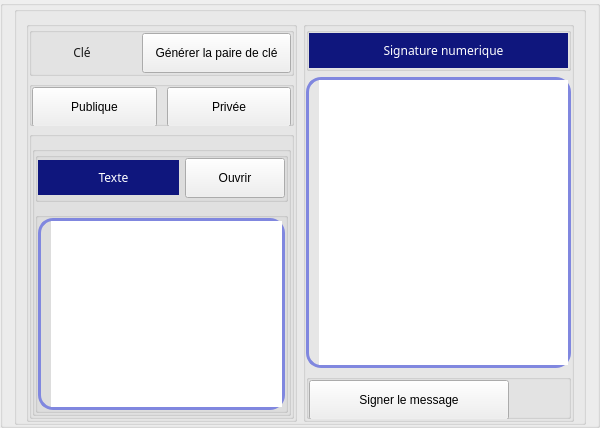
                 <widget class="QGroupBox" name="groupBox_6">
                  <property name="title">
                   <string/>
                  </property>
                  <layout class="QGridLayout" name="gridLayout_7">
                   <property name="topMargin">
                    <number>0</number>
                   </property>
                   <property name="bottomMargin">
                    <number>0</number>
                   </property>
                   <item row="0" column="0">
                    <layout class="QVBoxLayout" name="verticalLayout_6">
                     <item>
                      <widget class="QGroupBox" name="groupBox_8">
                       <property name="title">
                        <string/>
                       </property>
                       <layout class="QGridLayout" name="gridLayout_9">
                        <property name="bottomMargin">
                         <number>0</number>
                        </property>
                        <item row="0" column="0">
                         <layout class="QHBoxLayout" name="horizontalLayout_emission" stretch="1,1">
                          <item>
                           <widget class="QGroupBox" name="groupBox_11">
                            <property name="title">
                             <string/>
                            </property>
                            <layout class="QGridLayout" name="gridLayout_10">
                             <property name="leftMargin">
                              <number>0</number>
                             </property>
                             <property name="topMargin">
                              <number>0</number>
                             </property>
                             <property name="rightMargin">
                              <number>0</number>
                             </property>
                             <property name="bottomMargin">
                              <number>0</number>
                             </property>
                             <item row="0" column="0">
                              <layout class="QVBoxLayout" name="verticalLayout_7">
                               <property name="spacing">
                                <number>5</number>
                               </property>
                               <item>
                                <widget class="QGroupBox" name="groupBox_13">
                                 <property name="maximumSize">
                                  <size>
                                   <width>16777215</width>
                                   <height>60</height>
                                  </size>
                                 </property>
                                 <property name="title">
                                  <string/>
                                 </property>
                                 <layout class="QGridLayout" name="gridLayout_11">
                                  <property name="leftMargin">
                                   <number>0</number>
                                  </property>
                                  <property name="topMargin">
                                   <number>0</number>
                                  </property>
                                  <property name="rightMargin">
                                   <number>0</number>
                                  </property>
                                  <property name="bottomMargin">
                                   <number>0</number>
                                  </property>
                                  <item row="0" column="0">
                                   <layout class="QHBoxLayout" name="horizontalLayout_4">
                                    <property name="spacing">
                                     <number>10</number>
                                    </property>
                                    <item>
                                     <widget class="QLabel" name="label_5">
                                      <property name="minimumSize">
                                       <size>
                                        <width>100</width>
                                        <height>35</height>
                                       </size>
                                      </property>
                                      <property name="maximumSize">
                                       <size>
                                        <width>100</width>
                                        <height>35</height>
                                       </size>
                                      </property>
                                      <property name="styleSheet">
                                       <string notr="true">border-width:0px;
font: 12pt &quot;Arial Black&quot;;
font-family:bold;
color: rgba(25, 25, 25,255);





</string>
                                      </property>
                                      <property name="text">
                                       <string>Clé</string>
                                      </property>
                                      <property name="alignment">
                                       <set>Qt::AlignCenter</set>
                                      </property>
                                     </widget>
                                    </item>
                                    <item>
                                     <widget class="QPushButton" name="pushButton_generer_cle">
                                      <property name="minimumSize">
                                       <size>
                                        <width>0</width>
                                        <height>40</height>
                                       </size>
                                      </property>
                                      <property name="maximumSize">
                                       <size>
                                        <width>16777215</width>
                                        <height>40</height>
                                       </size>
                                      </property>
                                      <property name="text">
                                       <string>Générer la paire de clé</string>
                                      </property>
                                     </widget>
                                    </item>
                                   </layout>
                                  </item>
                                 </layout>
                                </widget>
                               </item>
                               <item>
                                <widget class="QGroupBox" name="groupBox_15">
                                 <property name="maximumSize">
                                  <size>
                                   <width>16777215</width>
                                   <height>45</height>
                                  </size>
                                 </property>
                                 <property name="title">
                                  <string/>
                                 </property>
                                 <layout class="QGridLayout" name="gridLayout_12">
                                  <property name="leftMargin">
                                   <number>0</number>
                                  </property>
                                  <property name="topMargin">
                                   <number>0</number>
                                  </property>
                                  <property name="rightMargin">
                                   <number>0</number>
                                  </property>
                                  <property name="bottomMargin">
                                   <number>0</number>
                                  </property>
                                  <item row="0" column="0">
                                   <layout class="QHBoxLayout" name="horizontalLayout_5">
                                    <property name="spacing">
                                     <number>10</number>
                                    </property>
                                    <item>
                                     <widget class="QPushButton" name="pushButton_afficher_cle_publique">
                                      <property name="minimumSize">
                                       <size>
                                        <width>0</width>
                                        <height>40</height>
                                       </size>
                                      </property>
                                      <property name="maximumSize">
                                       <size>
                                        <width>16777215</width>
                                        <height>40</height>
                                       </size>
                                      </property>
                                      <property name="text">
                                       <string>Publique</string>
                                      </property>
                                     </widget>
                                    </item>
                                    <item>
                                     <widget class="QPushButton" name="pushButton_afficher_cle_prive">
                                      <property name="minimumSize">
                                       <size>
                                        <width>0</width>
                                        <height>40</height>
                                       </size>
                                      </property>
                                      <property name="maximumSize">
                                       <size>
                                        <width>16777215</width>
                                        <height>40</height>
                                       </size>
                                      </property>
                                      <property name="text">
                                       <string>Privée</string>
                                      </property>
                                     </widget>
                                    </item>
                                   </layout>
                                  </item>
                                 </layout>
                                </widget>
                               </item>
                               <item>
                                <widget class="QGroupBox" name="groupBox_14">
                                 <property name="title">
                                  <string/>
                                 </property>
                                 <layout class="QGridLayout" name="gridLayout_13">
                                  <property name="leftMargin">
                                   <number>0</number>
                                  </property>
                                  <property name="rightMargin">
                                   <number>0</number>
                                  </property>
                                  <property name="bottomMargin">
                                   <number>0</number>
                                  </property>
                                  <item row="0" column="0">
                                   <layout class="QHBoxLayout" name="horizontalLayout_6">
                                    <property name="spacing">
                                     <number>10</number>
                                    </property>
                                    <item>
                                     <widget class="QGroupBox" name="groupBox_17">
                                      <property name="minimumSize">
                                       <size>
                                        <width>100</width>
                                        <height>0</height>
                                       </size>
                                      </property>
                                      <property name="title">
                                       <string/>
                                      </property>
                                      <layout class="QGridLayout" name="gridLayout_15">
                                       <property name="leftMargin">
                                        <number>0</number>
                                       </property>
                                       <property name="topMargin">
                                        <number>0</number>
                                       </property>
                                       <property name="rightMargin">
                                        <number>0</number>
                                       </property>
                                       <property name="bottomMargin">
                                        <number>0</number>
                                       </property>
                                       <item row="0" column="0">
                                        <layout class="QVBoxLayout" name="verticalLayout_9">
                                         <property name="spacing">
                                          <number>10</number>
                                         </property>
                                         <item>
                                          <widget class="QGroupBox" name="groupBox_19">
                                           <property name="minimumSize">
                                            <size>
                                             <width>0</width>
                                             <height>50</height>
                                            </size>
                                           </property>
                                           <property name="title">
                                            <string/>
                                           </property>
                                           <layout class="QGridLayout" name="gridLayout_18">
                                            <property name="leftMargin">
                                             <number>0</number>
                                            </property>
                                            <property name="topMargin">
                                             <number>0</number>
                                            </property>
                                            <property name="rightMargin">
                                             <number>0</number>
                                            </property>
                                            <property name="bottomMargin">
                                             <number>0</number>
                                            </property>
                                            <item row="0" column="0">
                                             <layout class="QHBoxLayout" name="horizontalLayout_8">
                                              <item>
                                               <widget class="QLabel" name="label_7">
                                                <property name="minimumSize">
                                                 <size>
                                                  <width>0</width>
                                                  <height>35</height>
                                                 </size>
                                                </property>
                                                <property name="maximumSize">
                                                 <size>
                                                  <width>16777215</width>
                                                  <height>35</height>
                                                 </size>
                                                </property>
                                                <property name="styleSheet">
                                                 <string notr="true">border-width:0px;
font: 12pt &quot;Arial Black&quot;;
font-family:bold;
color: rgba(255, 255, 255,255);
padding-left:10px;
background-color: rgba(128, 135, 223,255);

background-color:rgba(15, 22, 125,255);



</string>
                                                </property>
                                                <property name="text">
                                                 <string>Texte</string>
                                                </property>
                                                <property name="alignment">
                                                 <set>Qt::AlignCenter</set>
                                                </property>
                                               </widget>
                                              </item>
                                              <item>
                                               <widget class="QPushButton" name="pushButton_ouvrir_fichier_clair">
                                                <property name="minimumSize">
                                                 <size>
                                                  <width>100</width>
                                                  <height>40</height>
                                                 </size>
                                                </property>
                                                <property name="maximumSize">
                                                 <size>
                                                  <width>100</width>
                                                  <height>40</height>
                                                 </size>
                                                </property>
                                                <property name="styleSheet">
                                                 <string notr="true"/>
                                                </property>
                                                <property name="text">
                                                 <string>Ouvrir</string>
                                                </property>
                                               </widget>
                                              </item>
                                             </layout>
                                            </item>
                                           </layout>
                                          </widget>
                                         </item>
                                         <item>
                                          <widget class="QGroupBox" name="groupBox_entrer_texte">
                                           <property name="minimumSize">
                                            <size>
                                             <width>0</width>
                                             <height>50</height>
                                            </size>
                                           </property>
                                           <property name="title">
                                            <string/>
                                           </property>
                                           <layout class="QGridLayout" name="gridLayout_21">
                                            <property name="leftMargin">
                                             <number>0</number>
                                            </property>
                                            <property name="topMargin">
                                             <number>0</number>
                                            </property>
                                            <property name="rightMargin">
                                             <number>0</number>
                                            </property>
                                            <property name="bottomMargin">
                                             <number>0</number>
                                            </property>
                                            <item row="0" column="0">
                                             <layout class="QHBoxLayout" name="horizontalLayout_10">
                                              <item>
                                               <widget class="QTextEdit" name="textEdit_entrer_texte">
                                                <property name="styleSheet">
                                                 <string notr="true">border-width:0px;
font: 12pt &quot;Arial Black&quot;;
font-family:bold;

padding-left:10px;
color: rgba(25, 25, 25,255);

border-width:3px;
	border-style:solid;
	border-color:rgba(128, 135, 223,255);
	border-radius:15px;



</string>
                                                </property>
                                                <property name="html">
                                                 <string>&lt;!DOCTYPE HTML PUBLIC &quot;-//W3C//DTD HTML 4.0//EN&quot; &quot;http://www.w3.org/TR/REC-html40/strict.dtd&quot;&gt;
&lt;html&gt;&lt;head&gt;&lt;meta name=&quot;qrichtext&quot; content=&quot;1&quot; /&gt;&lt;style type=&quot;text/css&quot;&gt;
p, li { white-space: pre-wrap; }
&lt;/style&gt;&lt;/head&gt;&lt;body style=&quot; font-family:'12'; font-size:12pt; font-weight:400; font-style:normal;&quot;&gt;
&lt;p style=&quot;-qt-paragraph-type:empty; margin-top:0px; margin-bottom:0px; margin-left:0px; margin-right:0px; -qt-block-indent:0; text-indent:0px;&quot;&gt;&lt;br /&gt;&lt;/p&gt;&lt;/body&gt;&lt;/html&gt;</string>
                                                </property>
                                               </widget>
                                              </item>
                                             </layout>
                                            </item>
                                           </layout>
                                          </widget>
                                         </item>
                                        </layout>
                                       </item>
                                      </layout>
                                     </widget>
                                    </item>
                                   </layout>
                                  </item>
                                 </layout>
                                </widget>
                               </item>
                              </layout>
                             </item>
                            </layout>
                           </widget>
                          </item>
                          <item>
                           <widget class="QGroupBox" name="groupBox_12">
                            <property name="minimumSize">
                             <size>
                              <width>0</width>
                              <height>0</height>
                             </size>
                            </property>
                            <property name="title">
                             <string/>
                            </property>
                            <layout class="QGridLayout" name="gridLayout_16">
                             <property name="leftMargin">
                              <number>0</number>
                             </property>
                             <property name="topMargin">
                              <number>0</number>
                             </property>
                             <property name="rightMargin">
                              <number>0</number>
                             </property>
                             <property name="bottomMargin">
                              <number>0</number>
                             </property>
                             <item row="0" column="0">
                              <layout class="QVBoxLayout" name="verticalLayout_10">
                               <item>
                                <widget class="QGroupBox" name="groupBox_16">
                                 <property name="minimumSize">
                                  <size>
                                   <width>0</width>
                                   <height>0</height>
                                  </size>
                                 </property>
                                 <property name="title">
                                  <string/>
                                 </property>
                                 <layout class="QGridLayout" name="gridLayout_22">
                                  <property name="leftMargin">
                                   <number>0</number>
                                  </property>
                                  <property name="topMargin">
                                   <number>0</number>
                                  </property>
                                  <property name="rightMargin">
                                   <number>0</number>
                                  </property>
                                  <property name="bottomMargin">
                                   <number>0</number>
                                  </property>
                                  <item row="0" column="0">
                                   <layout class="QHBoxLayout" name="horizontalLayout_3">
                                    <item>
                                     <widget class="QLabel" name="label_8">
                                      <property name="minimumSize">
                                       <size>
                                        <width>0</width>
                                        <height>35</height>
                                       </size>
                                      </property>
                                      <property name="maximumSize">
                                       <size>
                                        <width>16777215</width>
                                        <height>35</height>
                                       </size>
                                      </property>
                                      <property name="styleSheet">
                                       <string notr="true">border-width:0px;
font: 12pt &quot;Arial Black&quot;;
font-family:bold;
color: rgba(255, 255, 255,255);
padding-left:10px;
background-color: rgba(109, 110, 122,255);
background-color:rgba(15, 22, 125,255);




</string>
                                      </property>
                                      <property name="text">
                                       <string>Signature numerique</string>
                                      </property>
                                      <property name="alignment">
                                       <set>Qt::AlignCenter</set>
                                      </property>
                                     </widget>
                                    </item>
                                   </layout>
                                  </item>
                                 </layout>
                                </widget>
                               </item>
                               <item>
                                <widget class="QTextBrowser" name="textBrowser_signature">
                                 <property name="styleSheet">
                                  <string notr="true">border-width:0px;
font: 12pt &quot;Arial Black&quot;;
font-family:bold;

padding-left:10px;
color: rgba(25, 25, 25,255);

border-width:3px;
	border-style:solid;
	border-color:rgba(128, 135, 223,255);
	border-radius:15px;
</string>
                                 </property>
                                 <property name="html">
                                  <string>&lt;!DOCTYPE HTML PUBLIC &quot;-//W3C//DTD HTML 4.0//EN&quot; &quot;http://www.w3.org/TR/REC-html40/strict.dtd&quot;&gt;
&lt;html&gt;&lt;head&gt;&lt;meta name=&quot;qrichtext&quot; content=&quot;1&quot; /&gt;&lt;style type=&quot;text/css&quot;&gt;
p, li { white-space: pre-wrap; }
&lt;/style&gt;&lt;/head&gt;&lt;body style=&quot; font-family:'12'; font-size:12pt; font-weight:400; font-style:normal;&quot;&gt;
&lt;p style=&quot;-qt-paragraph-type:empty; margin-top:0px; margin-bottom:0px; margin-left:0px; margin-right:0px; -qt-block-indent:0; text-indent:0px;&quot;&gt;&lt;br /&gt;&lt;/p&gt;&lt;/body&gt;&lt;/html&gt;</string>
                                 </property>
                                </widget>
                               </item>
                               <item>
                                <widget class="QGroupBox" name="groupBox_18">
                                 <property name="maximumSize">
                                  <size>
                                   <width>16777215</width>
                                   <height>45</height>
                                  </size>
                                 </property>
                                 <property name="title">
                                  <string/>
                                 </property>
                                 <layout class="QGridLayout" name="gridLayout_17">
                                  <property name="leftMargin">
                                   <number>0</number>
                                  </property>
                                  <property name="topMargin">
                                   <number>0</number>
                                  </property>
                                  <property name="rightMargin">
                                   <number>0</number>
                                  </property>
                                  <property name="bottomMargin">
                                   <number>0</number>
                                  </property>
                                  <item row="0" column="0">
                                   <layout class="QHBoxLayout" name="horizontalLayout_7">
                                    <item>
                                     <widget class="QPushButton" name="pushButton_signer">
                                      <property name="minimumSize">
                                       <size>
                                        <width>200</width>
                                        <height>40</height>
                                       </size>
                                      </property>
                                      <property name="maximumSize">
                                       <size>
                                        <width>200</width>
                                        <height>40</height>
                                       </size>
                                      </property>
                                      <property name="styleSheet">
                                       <string notr="true"/>
                                      </property>
                                      <property name="text">
                                       <string>Signer le message</string>
                                      </property>
                                     </widget>
                                    </item>
                                    <item>
                                     <widget class="QLabel" name="label_10">
                                      <property name="text">
                                       <string/>
                                      </property>
                                     </widget>
                                    </item>
                                   </layout>
                                  </item>
                                 </layout>
                                </widget>
                               </item>
                              </layout>
                             </item>
                            </layout>
                           </widget>
                          </item>
                         </layout>
                        </item>
                       </layout>
                      </widget>
                     </item>
                    </layout>
                   </item>
                  </layout>
                 </widget>
